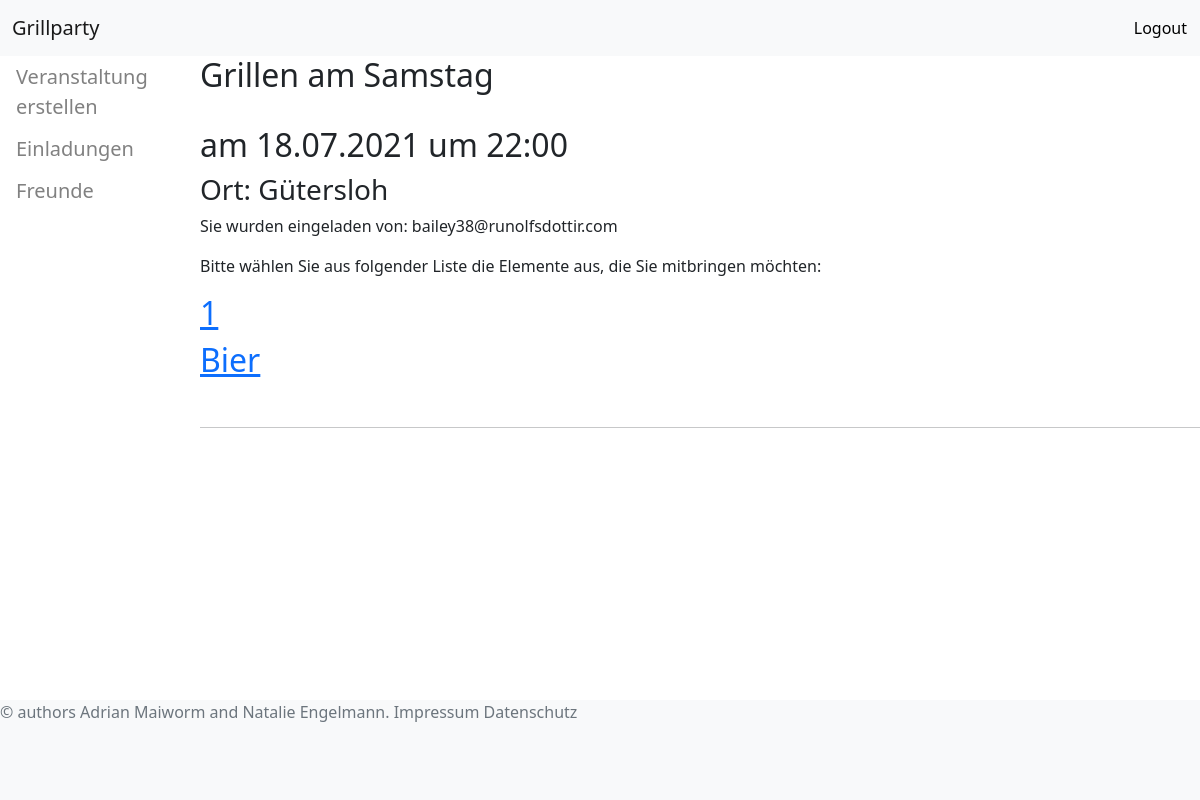
Screenshot of /accept/1 (signed in) with the database file from the repository.
### tables this page shows
CREATE TABLE parties (
				id INTEGER NOT NULL PRIMARY KEY AUTOINCREMENT,
				title TEXT NOT NULL,
				date TEXT NOT NULL,
				time TEXT NOT NULL,
				address TEXT NOT NULL,
				owner TEXT NOT NULL,
				FOREIGN KEY (owner) REFERENCES users(mailaddress));

CREATE TABLE itemlist (
				party_id INT NOT NULL,
				item TEXT NOT NULL,
				brought_by TEXT,
				FOREIGN KEY (party_id) REFERENCES parties(id),
				FOREIGN KEY (brought_by) REFERENCES users(mailaddress));

### main.py (the view)
@app.route("/accept/<pid>", methods=['POST', 'GET'])
def accept(pid):
    session._get_current_object.__name__
    script_accept = """
    UPDATE participants
    SET accepted = 1
    WHERE party_id = ? AND participant_mail = ?;
    """
    print("accepted1")
    print(pid, session["user"])
    cur.execute(script_accept, [pid, session["user"]])
    conn.commit()
    print(pid)
    party = view_party(conn, cur, pid) #Tupel mit den Party Attributen
    print(party)
    items = select_itemlist(conn, cur, pid) #Liste aller Items als Tupel bestehend aus item und brought_by
    print(items)
    return render_template('anzeigen.html', items = items, party = party)

### db_connection.py (called while the page is built)
def view_party(conn, cur, party):
	script = """
	SELECT *
	FROM parties
	WHERE id = ?;
	"""
	parameters = [party]
	cur.execute(script, parameters)
	results = cur.fetchone()
	results = list(results)
	results[2] = readable_date_time(results[2], "date")
	results[3] = readable_date_time(results[3], "time")
	return results

def select_itemlist(conn, cur, party):
	script = """
	SELECT party_id, item, brought_by, users.name
	FROM itemlist
	LEFT JOIN users ON users.mailaddress = itemlist.brought_by
	WHERE party_id = ?;
	"""
	parameters = [party]
	cur.execute(script, parameters)
	results = cur.fetchall()
	return results

def readable_date_time(input, type):
	if type == "date":
		datetimeobject = datetime.strptime(input, '%Y-%m-%d')
		return datetimeobject.strftime("%d.%m.%Y")
	elif type == "time":
		datetimeobject = datetime.strptime(input, '%H:%M:%S')
		return datetimeobject.strftime("%H:%M")
	else:
		print("wrong type")

### templates/anzeigen.html (shortened to what this page needs)
{% extends "dashboard.html" %}
{% block overview%}
<div class="container-1">
    <div class = "Partyinfo">
    <h2>{{ party[1] }}</h2><br>
    <h2>am {{ party[2] }} um {{ party[3] }}</h2>
    <h3> Ort: {{ party[4]}} </h3>
    <p>Sie wurden eingeladen von: {{party[5]}}</p>
    </div>
<p>Bitte wählen Sie aus folgender Liste die Elemente aus, die Sie mitbringen möchten:</p>
{% for item in items %}
        <form>
            <a href="#">
                <h2>{{ item[0] }}</h2>
                <h2>{{ item[1] }}</h2>
                </form>
            <span class="badge badge-primary">{{ party[3] }}</span>
            <hr>
        {% endfor %}
</div>
{% endblock %}

### static/css/dashboard.css (style rules this page uses)
.container-1 { margin-left: 200px; }

### rows the page displays
parties: title "Grillen am Samstag", date "18.07.2021", time "22:00", address "Gütersloh", owner "bailey38@runolfsdottir.com"
itemlist: party "1", item "Bier"
